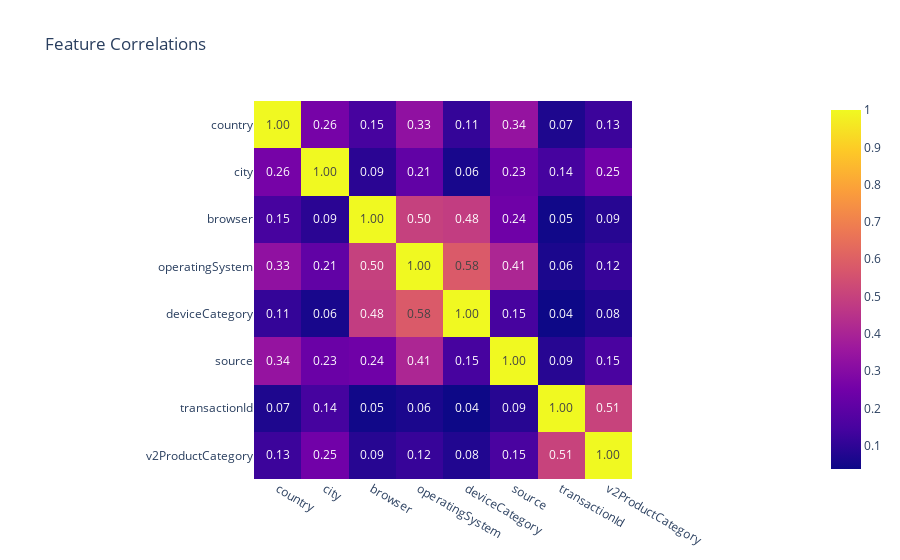

Notebook code cell kept with this figure:
### Code cell
fig = px.imshow(encoded_df['country':].corr(), x=encoded_df.columns[1:], y=encoded_df.columns[1:], 
                    text_auto='.2f', title="Feature Correlations")
fig.show()

### Figure 1 — Plotly figure (JSON) as saved in the notebook; plotly's stock layout.template omitted (floating-point values rounded to 4 significant figures)
{"data": [{"coloraxis": "coloraxis", "hovertemplate": "x: %{x}<br>y: %{y}<br>color: %{z}<extra></extra>", "name": "0", "texttemplate": "%{z:.2f}", "type": "heatmap", "x": ["country", "city", "browser", "operatingSystem", "deviceCategory", "source", "transactionId", "v2ProductCategory"], "xaxis": "x", "y": ["country", "city", "browser", "operatingSystem", "deviceCategory", "source", "transactionId", "v2ProductCategory"], "yaxis": "y", "z": [[1, 0.2622, 0.1477, 0.3291, 0.1116, 0.3399, 0.06883, 0.1255], [0.2622, 1, 0.09177, 0.2104, 0.05812, 0.2313, 0.1444, 0.2503], [0.1477, 0.09177, 1.0, 0.4978, 0.484, 0.2441, 0.04578, 0.08651], [0.3291, 0.2104, 0.4978, 1, 0.5819, 0.4097, 0.06344, 0.1167], [0.1116, 0.05812, 0.484, 0.5819, 1, 0.1469, 0.0378, 0.07586], [0.3399, 0.2313, 0.2441, 0.4097, 0.1469, 1, 0.08578, 0.1538], [0.06883, 0.1444, 0.04578, 0.06344, 0.0378, 0.08578, 1, 0.5064], [0.1255, 0.2503, 0.08651, 0.1167, 0.07586, 0.1538, 0.5064, 1.0]]}], "layout": {"coloraxis": {"colorscale": [[0, "#0d0887"], [0.1111, "#46039f"], [0.2222, "#7201a8"], [0.3333, "#9c179e"], [0.4444, "#bd3786"], [0.5556, "#d8576b"], [0.6667, "#ed7953"], [0.7778, "#fb9f3a"], [0.8889, "#fdca26"], [1, "#f0f921"]]}, "title": {"text": "Feature Correlations"}, "xaxis": {"anchor": "y", "constrain": "domain", "domain": [0, 1], "scaleanchor": "y"}, "yaxis": {"anchor": "x", "autorange": "reversed", "constrain": "domain", "domain": [0, 1]}}}
